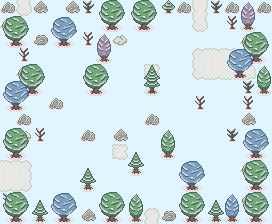

A 2D game scene composited from a Tiled map and its tileset images. What follows is a short description and the map's XML, with each tile layer's data collapsed to a summary:
An orthogonal 17x14 tile map with 16x16 px tiles, 2 tile layers (Tile Layer 1, Tile Layer 2), 3 tilesets and 24 objects (4x Door, 2x NPC, Modifier, Solid).

<map version="1.9" tiledversion="1.9.0" orientation="orthogonal" renderorder="right-down" width="17" height="14" tilewidth="16" tileheight="16" infinite="0" backgroundcolor="#e1f5fe" nextlayerid="11" nextobjectid="86">
 <properties>
  <property name="action">(begin
  (if (== (last-place) "4")
    (map-name "Mitsu Forest"))
  (if (first-time?)
    (dialog '(("/hero" "Hey, this is the Mitsu Forest!\nMy parents told me many stories about how beautiful it was a long time ago.\nIt is said that once upon a time the mystical protective creature of this region lived here.")))))</property>
  <property name="has-hints" type="bool" value="true" />
  <property name="map-name" value="Mitsu Forest" />
  <property name="milla" value="(dialog '((&quot;/milla&quot; &quot;Mitsu Forest!&quot;)))" />
  <property name="music" value="forest" />
 </properties>
 <tileset firstgid="1" source="../tilesets/outdoor-1.tsx" />
 <tileset firstgid="129" source="../tilesets/npc_common.tsx" />
 <tileset firstgid="181" source="../tilesets/basic.tsx" />
 <layer id="1" name="Tile Layer 1" width="17" height="14">
  <data>[238 cells, 64 non-empty, 23 distinct tile ids]</data>
 </layer>
 <objectgroup id="9" name="npc">
  <object id="31" class="NPC" gid="150" x="80" y="32" width="16" height="16">
   <properties>
    <property name="action">(begin
  (dialog '(("/" "Remember that hydration is essential for good overall health.")))
  (wait)
  (if (!get "005-fresh-water")
    (begin
      (dialog '(("/" "Here you go.")))
      (wait)
      (give-item "fresh-water")
      (set "005-fresh-water" #t))))</property>
   </properties>
  </object>
  <object id="43" class="NPC" gid="135" x="208" y="80" width="16" height="16">
   <properties>
    <property name="action">(if (!get "5-talk-botany")
  (begin
    (set "5-talk-botany" #t)
    (dialog '(("student" "Ah, this forest is a true paradise for a botany enthusiast like me!")))
    (wait)
    (set-orientation 0)
    (dialog '(("student" "Look at those plants!")))
    (wait)
    (set-orientation 1)
    (dialog '(("student" "And have you seen those?!")))
    (wait)
    (set-orientation 2)
    (dialog '(("student" "This one?")))
    (wait)
    (set-orientation 3)
    (dialog '(("student" "And those!")))
    (wait)
    (set-orientation (opposite-orientation))
    (dialog '(("student" "I love this place!")))
    (wait))
  (dialog '(("student" "The trees of this region are admired and studied throughout the Kingdom.\nThese blue ones are my favorite."))))</property>
   </properties>
  </object>
 </objectgroup>
 <objectgroup id="8" name="items">
  <object id="29" gid="71" x="0" y="176" width="16" height="16">
   <properties>
    <property name="action">(begin
    (dialog
        '(("/_1" "Mitsu Forest – Welcome, respect nature and remember to take a look at the souvenir shop on the right.")))
    (if (and (!get "005-read") (!get "the-end"))
        (begin
            (dialog
                '(("/hero" "Once this was a very touristy place, the Kingdom tried to make money from it.")))
            (set "005-read" #t))))</property>
   </properties>
  </object>
  <object id="45" class="Modifier" gid="199" x="32" y="64" width="16" height="16">
   <properties>
    <property name="moneyDelta" type="int" value="5" />
   </properties>
  </object>
  <object id="49" class="Solid" gid="63" x="128" y="112" width="16" height="16">
   <properties>
    <property name="action">(begin
    (define item-id "5.berries")
    (define HP-diff 10)
    (if (! (has-item item-id))
        (begin
            (dialog '(("* {{hero}} found some berries! {{HP-diff}} HP have been recovered *")))
            (give-item item-id)
            (set-HP-diff HP-diff))
        (dialog '(("A little plant… nothing else.")))))</property>
   </properties>
  </object>
  <object id="54" gid="195" x="64" y="176" width="16" height="16">
   <properties>
    <property name="actionOnEvent" value="(if (visited-room &quot;12&quot;) (delete-me))" />
   </properties>
  </object>
  <object id="56" gid="195" x="32" y="176" width="16" height="16">
   <properties>
    <property name="actionOnEvent" value="(if (visited-room &quot;12&quot;) (delete-me))" />
   </properties>
  </object>
  <object id="58" gid="196" x="224" y="192" width="16" height="16">
   <properties>
    <property name="actionOnEvent" value="(if (visited-room &quot;12&quot;) (delete-me))" />
   </properties>
  </object>
  <object id="59" gid="196" x="224" y="176" width="16" height="16">
   <properties>
    <property name="actionOnEvent" value="(if (visited-room &quot;12&quot;) (delete-me))" />
   </properties>
  </object>
  <object id="61" gid="196" x="176" y="160" width="16" height="16">
   <properties>
    <property name="actionOnEvent" value="(if (visited-room &quot;12&quot;) (delete-me))" />
   </properties>
  </object>
  <object id="72" gid="195" x="176" y="32" width="16" height="16">
   <properties>
    <property name="actionOnEvent" value="(if (visited-room &quot;12&quot;) (delete-me))" />
   </properties>
  </object>
  <object id="73" gid="195" x="96" y="176" width="16" height="16">
   <properties>
    <property name="actionOnEvent" value="(if (visited-room &quot;12&quot;) (delete-me))" />
   </properties>
  </object>
  <object id="74" gid="204" x="112" y="176" width="16" height="16">
   <properties>
    <property name="actionOnEvent" value="(if (visited-room &quot;12&quot;) (delete-me))" />
   </properties>
  </object>
  <object id="76" gid="204" x="112" y="208" width="16" height="16">
   <properties>
    <property name="actionOnEvent" value="(if (visited-room &quot;12&quot;) (delete-me))" />
   </properties>
  </object>
  <object id="77" gid="195" x="176" y="208" width="16" height="16">
   <properties>
    <property name="actionOnEvent" value="(if (visited-room &quot;12&quot;) (delete-me))" />
   </properties>
  </object>
  <object id="79" gid="195" x="144" y="208" width="16" height="16">
   <properties>
    <property name="actionOnEvent" value="(if (visited-room &quot;12&quot;) (delete-me))" />
   </properties>
  </object>
  <object id="81" gid="195" x="208" y="208" width="16" height="16">
   <properties>
    <property name="actionOnEvent" value="(if (visited-room &quot;12&quot;) (delete-me))" />
   </properties>
  </object>
  <object id="82" gid="196" x="224" y="208" width="16" height="16">
   <properties>
    <property name="actionOnEvent" value="(if (visited-room &quot;9&quot;) (delete-me))" />
   </properties>
  </object>
  <object id="83" gid="203" x="224" y="160" width="16" height="16">
   <properties>
    <property name="actionOnEvent" value="(if (visited-room &quot;12&quot;) (delete-me))" />
   </properties>
  </object>
  <object id="84" gid="203" x="192" y="160" width="16" height="16">
   <properties>
    <property name="actionOnEvent" value="(if (visited-room &quot;12&quot;) (delete-me))" />
   </properties>
  </object>
 </objectgroup>
 <layer id="6" name="Tile Layer 2" width="17" height="14">
  <data>[238 cells, 81 non-empty, 22 distinct tile ids]</data>
 </layer>
 <objectgroup id="2" name="spawn points">
  <object id="25" class="Door" x="0" y="176" width="16" height="16">
   <properties>
    <property name="mainDoor" type="bool" value="true" />
    <property name="orientation" type="int" value="2" />
    <property name="roomId" value="4" />
   </properties>
  </object>
  <object id="27" class="Door" x="144" y="208" width="16" height="16">
   <properties>
    <property name="orientation" type="int" value="1" />
    <property name="roomId" value="10" />
   </properties>
  </object>
  <object id="34" class="Door" x="192" y="0" width="16" height="16">
   <properties>
    <property name="roomId" value="9/1" />
   </properties>
  </object>
  <object id="40" class="Door" x="16" y="0" width="16" height="16">
   <properties>
    <property name="roomId" value="9/2" />
   </properties>
  </object>
 </objectgroup>
</map>
